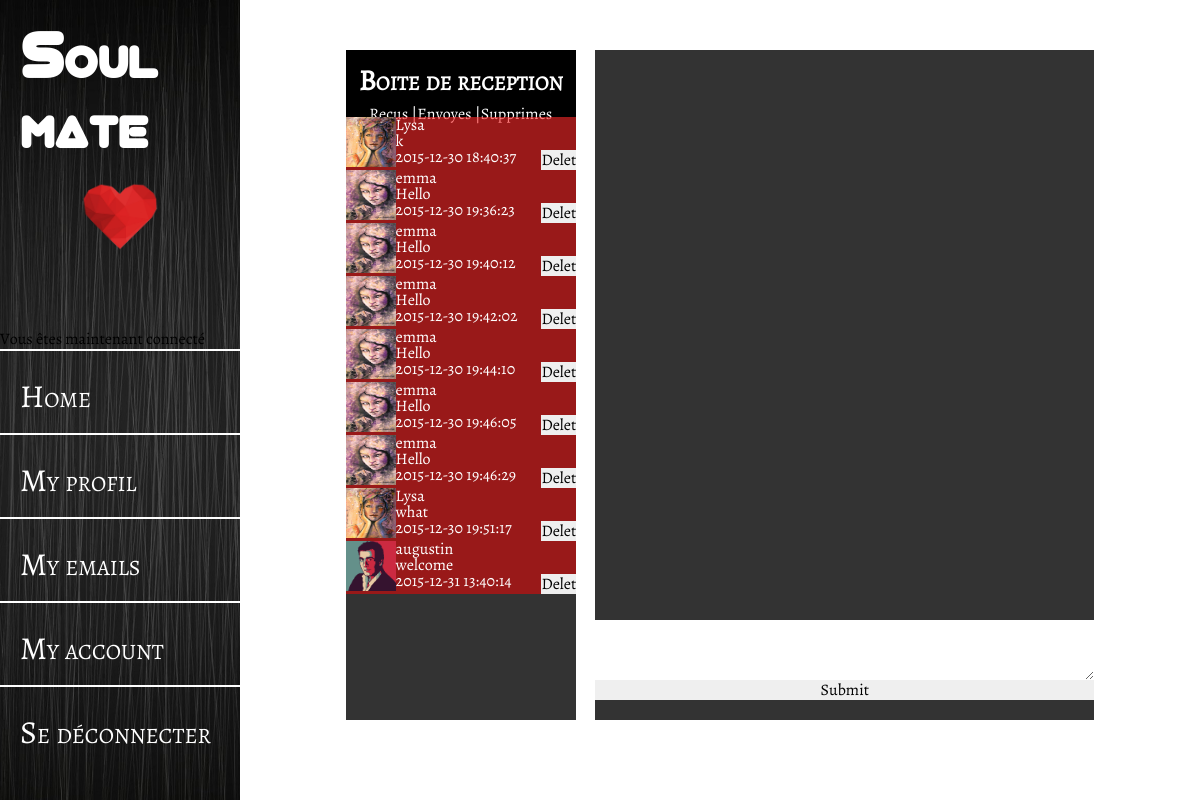
/messagerie.php (signed in), run on the app's committed database.
### tables this page shows
CREATE TABLE IF NOT EXISTS `messagerie` (
  `id` int(10) NOT NULL AUTO_INCREMENT,
  `id_from` int(11) NOT NULL,
  `id_to` int(11) NOT NULL,
  `message` varchar(255) NOT NULL,
  `date` datetime NOT NULL,
  `status` int(11) NOT NULL DEFAULT '1',
  PRIMARY KEY (`id`)
);

CREATE TABLE IF NOT EXISTS `users` (
  `id` int(11) NOT NULL AUTO_INCREMENT,
  `firstname` varchar(255) NOT NULL,
  `lastname` varchar(255) NOT NULL,
  `id_sexe` int(11) NOT NULL,
  `birthday` date NOT NULL,
  `code_postal` varchar(5) NOT NULL,
  `avatar` varchar(255) DEFAULT NULL,
  `username` varchar(255) NOT NULL,
  `email` varchar(255) NOT NULL,
  `password` varchar(255) NOT NULL,
  `confirmation_token` varchar(255) DEFAULT NULL,
  `confirmed_at` datetime DEFAULT NULL,
  `reset_token` varchar(255) DEFAULT NULL,
  `reset_at` datetime DEFAULT NULL,
  `remember_token` varchar(255) DEFAULT NULL,
  `activate` int(11) NOT NULL,
  PRIMARY KEY (`id`)
);

### class/Database.php (called while the page is built, shortened)
<?php
class Database {
    public $pdo;
    public function __construct($login, $password, $database_name, $host = 'localhost') {
        $this->pdo = new PDO("mysql:dbname=$database_name;host=$host", $login, $password, array(PDO::MYSQL_ATTR_USE_BUFFERED_QUERY => true));
        $this->pdo->setAttribute(PDO::ATTR_ERRMODE, PDO::ERRMODE_EXCEPTION);
        $this->pdo->setAttribute(PDO::ATTR_DEFAULT_FETCH_MODE, PDO::FETCH_OBJ);
        $this->pdo->query("SET NAMES 'utf8'");
    }
    public function query($query, $params = false) {
        if($params){
            $req = $this->pdo->prepare($query);
            $req->execute($params);
        } else {
            $req = $this->pdo->query($query);
        }
        return $req;
    }
}

### class/App.php (called while the page is built, shortened)
<?php
class App {
    static $db = null;
    static function getDatabase() {
        if(!self::$db) {
            self::$db = new Database('root', '', 'meetic');
        }
        return self::$db;
    }
}

### messagerie.php (the view, shortened to what this page needs)
<?php
$db = App::getDatabase();
$user_id = $_SESSION['auth']->id;
$recu = $db->query('SELECT messagerie.id_from, messagerie.id_to, messagerie.message, messagerie.date, messagerie.status, users.username, users.id, users.avatar FROM messagerie
					LEFT JOIN users ON  messagerie.id_from = users.id WHERE messagerie.id_to = '.$user_id.' AND messagerie.status = 1')->fetchAll();
?>
<!DOCTYPE html>
<html>
<head>
    <link type= "text/css" rel="stylesheet" href="css/header.css" />
    <link type= "text/css" rel="stylesheet" href="css/messagerie.css" />
</head>
<body>
    <?php include 'include/menu.php' ?>
    <div id='container'>
	    <div id='messagerie'>
		    <div id='boite'>
			    <div id='reception'>
			    	<h2>Boite de reception</h2>
					<div id='barre'><span id='recus'>Recus | </span><span id='envoye'>Envoyes | </span><span id='supprime'>Supprimes</span></div>
			    </div>
			    <div id='recu'>
			    	<?php foreach($recu as $value) { ?>
			    	<div class='sms'>
				    	<a href='messagerie.php?from=<?= $user_id; ?>&&to=<?= $value->id_from; ?>'><span class='avatar'><img src='<?= $value->avatar; ?>' alt='avatar_from'/></span></a>
				    	<div class='info'><p><?= $value->username; ?></p><p><?= $value->message; ?></p><p><?= $value->date; ?></p></div>
				    	<div class='del'>
				    		<form method='POST' action="#" name="sup" class='sup'>
				    			<input type='submit' name='delete' class='delete' value='Delete'/>
				    		</form>
				    	</div>
			    	</div>
			    	<?php } ?>
			    </div>
		    </div>
			<div id='message'>
				<div id='write'>
					<form method='POST' action="#" name="sms" id='sms'>
						<textarea name='send'>
						</textarea>
						<input type='submit' name='valid_write' id='valid_write' />
					</form>
				</div>
			</div>
	    </div>
	</div>
</body>
</html>

### css/header.css (style rules this page uses)
* { margin: 0; padding: 0; border: 0; font-size: 100%; vertical-align: baseline; -webkit-box-sizing: border-box; -moz-box-sizing: border-box; box-sizing: border-box; font-family: 'alegreyaregular', lato, sans-serif, monospace; }
a { text-decoration: none; color: inherit; }
html { height: 100%; width: 100%; }
body { display: block; height: 100%; width: 100%; background: url(img/grunge.jpg) repeat center center; background-size: cover; line-height: 1; min-height: 100%; margin:auto; }

### css/messagerie.css (style rules this page uses)
#container { float:right; width: 80%; height: 100%; }
#messagerie { width: 80%; height: 90%; margin: auto; display: flex; flex-direction: row; padding-top: 50px; justify-content: space-around; }
#boite { background-color: rgba(0, 0, 0, 0.8); width: 30%; height: 100%; display: flex; flex-direction:column; justify-content: flex-start; }
#message { background-color: rgba(0, 0, 0, 0.8); width: 65%; display: flex; flex-direction: column; justify-content: space-between; height: 100%; }
#write { width: 100%; height: 15%; align-self: flex-end; }
#write form { width: 100%; height: 80%; display: flex; flex-direction: column; }
#write textarea { width: 100%; max-width: 100%; height:100%; margin: auto; }
#reception { background-color: rgba(0, 0, 0, 1); height: 10%; }
#reception h2 { padding-top: 17px; color: white; text-align: center; margin: auto; font-variant: small-caps; font-size: 1.8em; }
#barre { display: flex; flex-direction: row; color:white; justify-content: center; margin-top: 10px; }
#recu, #supprimer { display: flex; flex-direction: column; height: 90%; max-height: 90%; overflow: scroll; }
.sms { background-color: rgba(255, 0, 0, 0.5); color: white; display: flex; flex-direction:row; }
.sms img { height: 50px; width: 50px; }
.avatar { width: 20%; }
.info { width:65%; }
.del { align-self: flex-end; width: 15%; }

### data on the page
messagerie: users.avatar (picture), users.username "Lysa", message "k", date "2015-12-30 18:40:37"
messagerie: users.avatar (picture), users.username "emma", message "Hello", date "2015-12-30 19:36:23"
messagerie: users.avatar (picture), users.username "emma", message "Hello", date "2015-12-30 19:40:12"
messagerie: users.avatar (picture), users.username "emma", message "Hello", date "2015-12-30 19:42:02"
messagerie: users.avatar (picture), users.username "emma", message "Hello", date "2015-12-30 19:44:10"
messagerie: users.avatar (picture), users.username "emma", message "Hello", date "2015-12-30 19:46:05"
messagerie: users.avatar (picture), users.username "emma", message "Hello", date "2015-12-30 19:46:29"
messagerie: users.avatar (picture), users.username "Lysa", message "what", date "2015-12-30 19:51:17"
messagerie: users.avatar (picture), users.username "augustin", message "welcome", date "2015-12-31 13:40:14"

### other printed values
$message "Vous êtes maintenant connecté"
